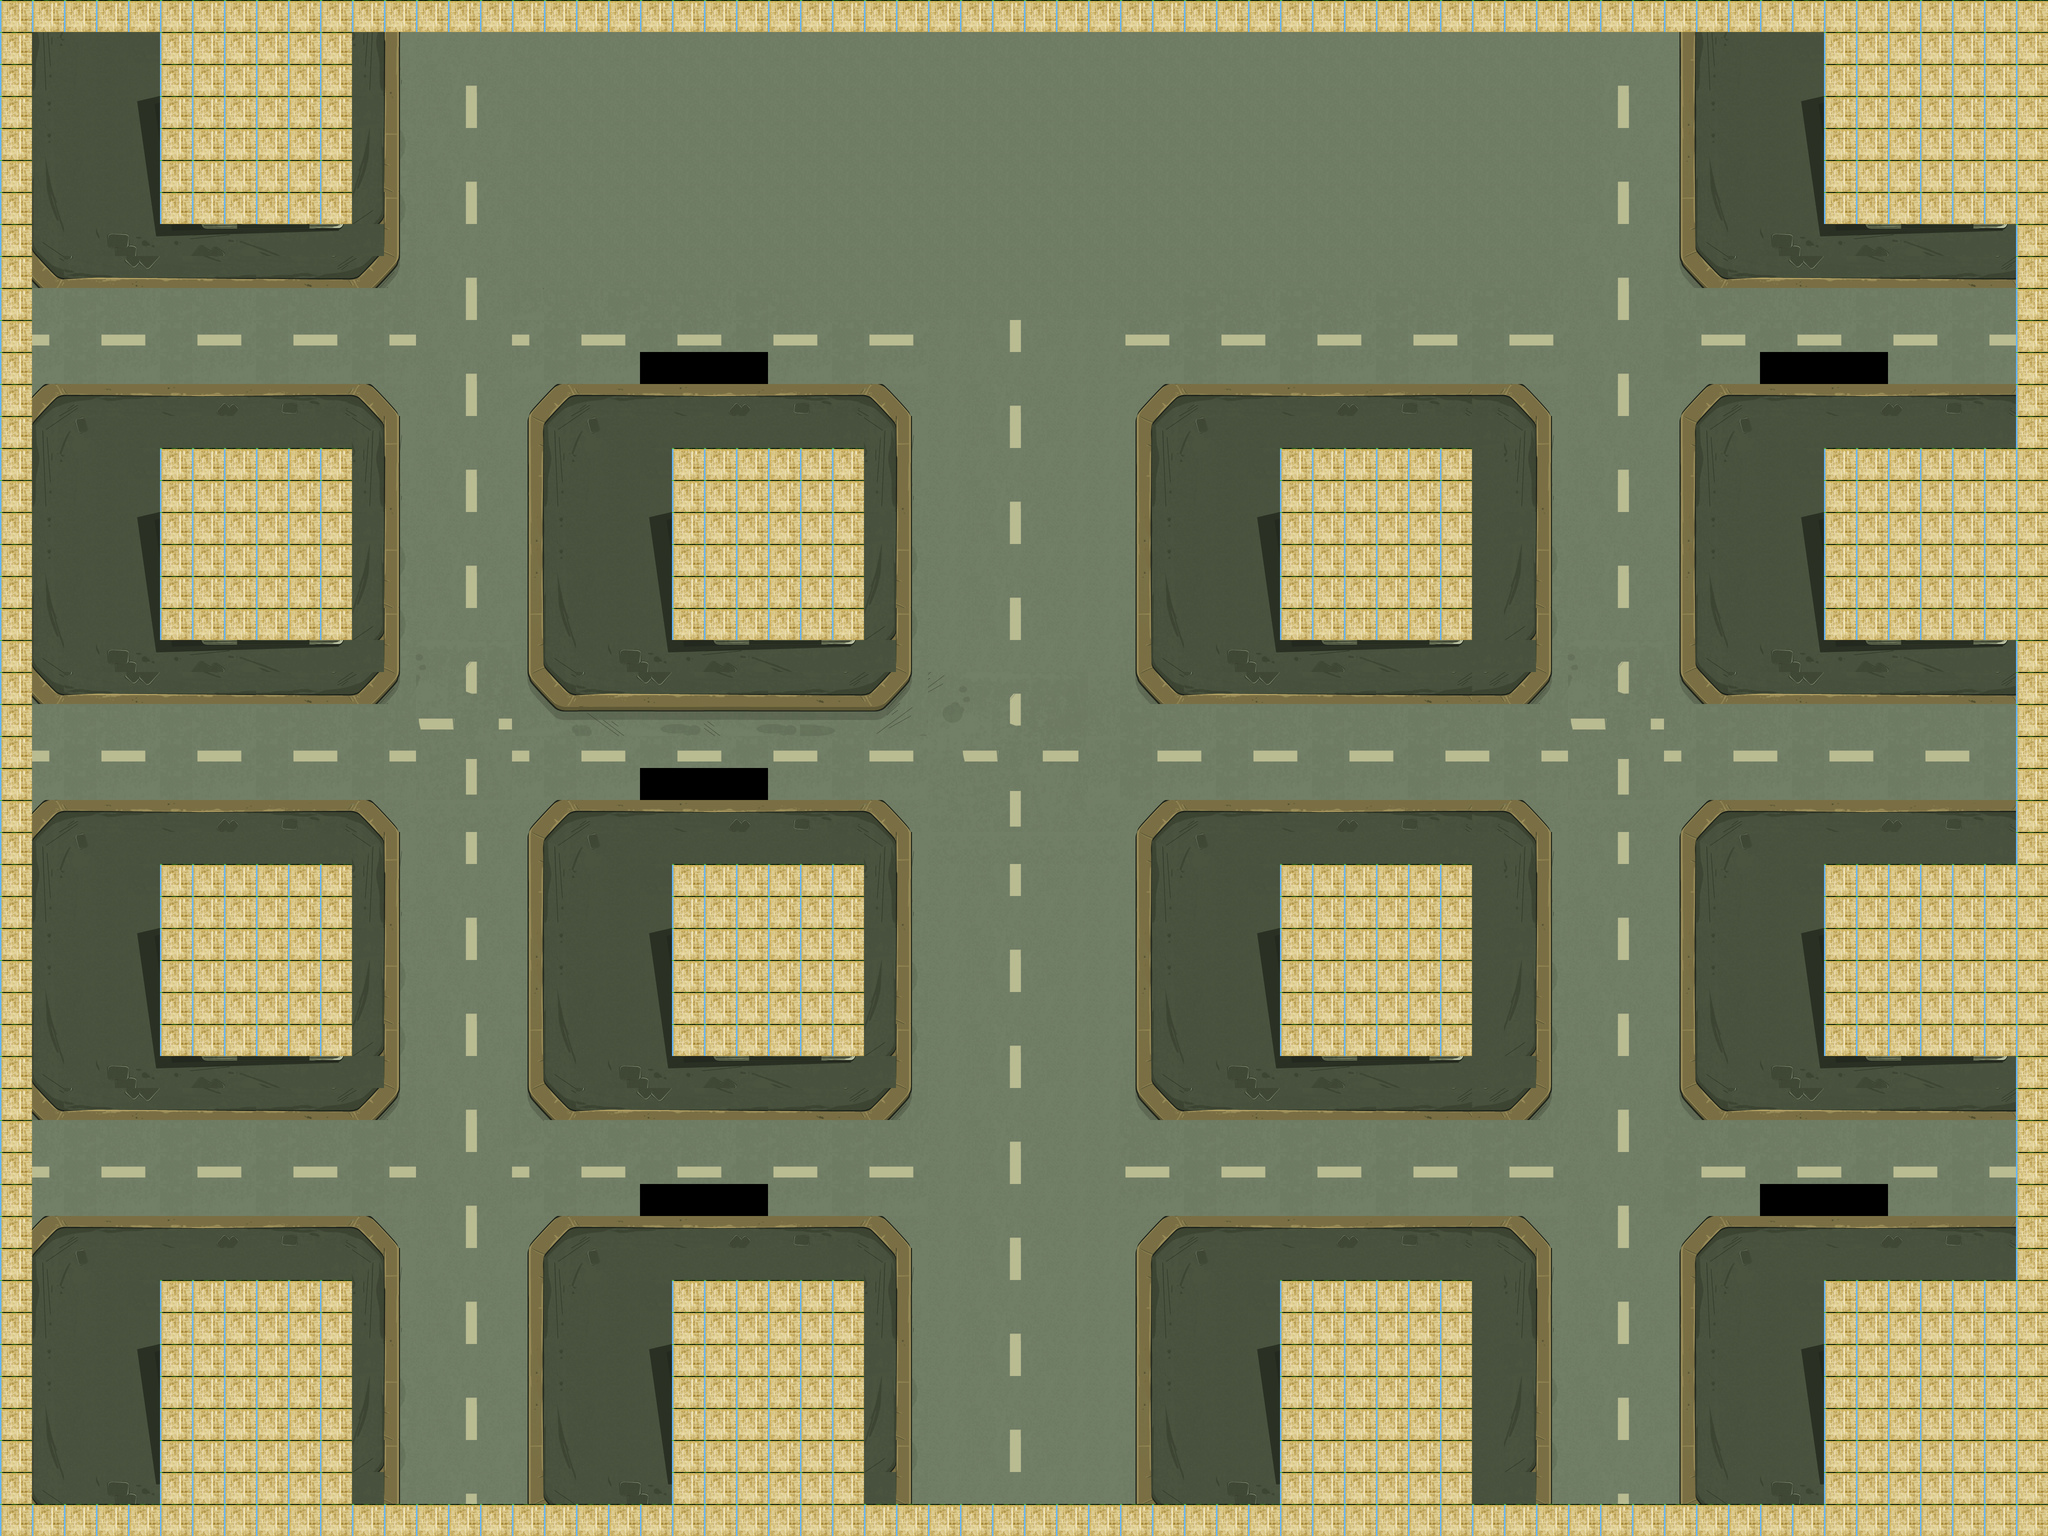

This is a level from a 2D game, rendered from its Tiled map with the project's own tilesets. A one-line summary and the map file follow, with tile-layer data summarised:
An orthogonal 64x48 tile map with 64x64 px tiles, 2 tile layers (main, collidables), 2 tilesets and 16 objects.

<map version="1.0" orientation="orthogonal" width="64" height="48" tilewidth="64" tileheight="64">
 <tileset firstgid="1" name="tiles" tilewidth="64" tileheight="64">
  <image source="tiles.png" width="517" height="516" />
  <tile id="9">
   <properties>
    <property name="can_walk" value="0" />
   </properties>
  </tile>
 </tileset>
 <tileset firstgid="65" name="map" tilewidth="64" tileheight="64">
  <image source="map.png" width="2185" height="1628" />
 </tileset>
 <layer name="main" width="64" height="48">
  <data>[3072 cells, 3052 non-empty, 157 distinct tile ids]</data>
 </layer>
 <layer name="collidables" width="64" height="48">
  <data>[3072 cells, 748 non-empty, 1 distinct tile ids]</data>
 </layer>
 <objectgroup name="spawnPoints" width="64" height="48">
  <object x="2811" y="260" />
  <object x="2755" y="294" />
  <object x="2718" y="328" />
  <object x="2712" y="387" />
  <object x="2118" y="1547" />
  <object x="2008" y="2356" />
  <object x="933" y="2364" />
  <object x="933" y="1637" />
  <object x="956" y="1258" />
  <object x="916" y="529" />
  <object x="1120" y="223" />
  <object x="1643" y="433" />
  <object x="3252" y="1482" />
  <object x="3289" y="2019" />
  <object x="3210" y="2712" />
  <object x="2056" y="2376" />
 </objectgroup>
</map>
